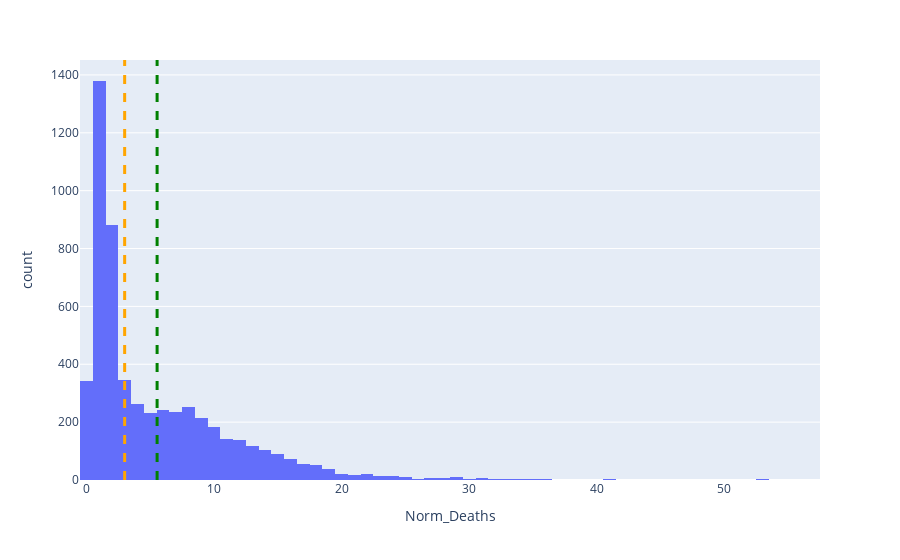

Here is the notebook cell this chart was saved with:
### Code cell
import plotly.express as px
fig = px.histogram(df_superdataset, x="Norm_Deaths")
fig.add_vline(x=df1, line_width=3, line_dash="dash", line_color="green")
fig.add_vline(x=df2, line_width=3, line_dash="dash", line_color="orange")
fig.show()

### Figure 1 — Plotly figure (JSON) as saved in the notebook; plotly's stock layout.template omitted (floating-point values rounded to 4 significant figures; data arrays with more than 128 entries replaced by an {"elided": "..."} marker saying what was removed)
{"data": [{"alignmentgroup": "True", "bingroup": "x", "hovertemplate": "Norm_Deaths=%{x}<br>count=%{y}<extra></extra>", "legendgroup": "", "marker": {"color": "#636efa", "pattern": {"shape": ""}}, "name": "", "offsetgroup": "", "orientation": "v", "showlegend": false, "type": "histogram", "x": {"elided": "5538 int values"}, "xaxis": "x", "yaxis": "y"}], "layout": {"barmode": "relative", "legend": {"tracegroupgap": 0}, "margin": {"t": 60}, "shapes": [{"line": {"color": "green", "dash": "dash", "width": 3}, "type": "line", "x0": 5.543, "x1": 5.543, "xref": "x", "y0": 0, "y1": 1, "yref": "y domain"}, {"line": {"color": "orange", "dash": "dash", "width": 3}, "type": "line", "x0": 3, "x1": 3, "xref": "x", "y0": 0, "y1": 1, "yref": "y domain"}], "xaxis": {"anchor": "y", "domain": [0, 1], "title": {"text": "Norm_Deaths"}}, "yaxis": {"anchor": "x", "domain": [0, 1], "title": {"text": "count"}}}}
